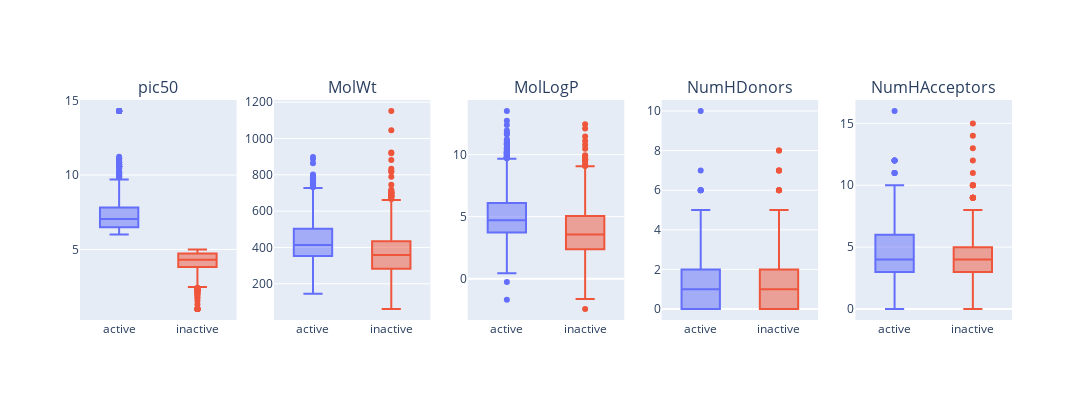

Notebook code cell kept with this figure:
### Code cell
plot_boxes(dfc[dfc['class']!='intermediate'],x_col="class",y_cols=features).show()

### Figure 1 — Plotly figure (JSON) as saved in the notebook; plotly's stock layout.template omitted (floating-point values rounded to 4 significant figures; data arrays with more than 128 entries replaced by an {"elided": "..."} marker saying what was removed)
{"data": [{"alignmentgroup": "True", "hovertemplate": "class=%{x}<br>pic50=%{y}<extra></extra>", "legendgroup": "active", "marker": {"color": "#636efa"}, "name": "active", "notched": false, "offsetgroup": "active", "orientation": "v", "showlegend": true, "type": "box", "x": {"elided": "2215 str values"}, "x0": " ", "xaxis": "x", "y": {"elided": "2215 float values"}, "y0": " ", "yaxis": "y"}, {"alignmentgroup": "True", "hovertemplate": "class=%{x}<br>pic50=%{y}<extra></extra>", "legendgroup": "inactive", "marker": {"color": "#EF553B"}, "name": "inactive", "notched": false, "offsetgroup": "inactive", "orientation": "v", "showlegend": true, "type": "box", "x": {"elided": "1594 str values"}, "x0": " ", "xaxis": "x", "y": {"elided": "1594 float values"}, "y0": " ", "yaxis": "y"}, {"alignmentgroup": "True", "hovertemplate": "class=%{x}<br>MolWt=%{y}<extra></extra>", "legendgroup": "active", "marker": {"color": "#636efa"}, "name": "active", "notched": false, "offsetgroup": "active", "orientation": "v", "showlegend": true, "type": "box", "x": {"elided": "2215 str values"}, "x0": " ", "xaxis": "x2", "y": {"elided": "2215 float values"}, "y0": " ", "yaxis": "y2"}, {"alignmentgroup": "True", "hovertemplate": "class=%{x}<br>MolWt=%{y}<extra></extra>", "legendgroup": "inactive", "marker": {"color": "#EF553B"}, "name": "inactive", "notched": false, "offsetgroup": "inactive", "orientation": "v", "showlegend": true, "type": "box", "x": {"elided": "1594 str values"}, "x0": " ", "xaxis": "x2", "y": {"elided": "1594 float values"}, "y0": " ", "yaxis": "y2"}, {"alignmentgroup": "True", "hovertemplate": "class=%{x}<br>MolLogP=%{y}<extra></extra>", "legendgroup": "active", "marker": {"color": "#636efa"}, "name": "active", "notched": false, "offsetgroup": "active", "orientation": "v", "showlegend": true, "type": "box", "x": {"elided": "2215 str values"}, "x0": " ", "xaxis": "x3", "y": {"elided": "2215 float values"}, "y0": " ", "yaxis": "y3"}, {"alignmentgroup": "True", "hovertemplate": "class=%{x}<br>MolLogP=%{y}<extra></extra>", "legendgroup": "inactive", "marker": {"color": "#EF553B"}, "name": "inactive", "notched": false, "offsetgroup": "inactive", "orientation": "v", "showlegend": true, "type": "box", "x": {"elided": "1594 str values"}, "x0": " ", "xaxis": "x3", "y": {"elided": "1594 float values"}, "y0": " ", "yaxis": "y3"}, {"alignmentgroup": "True", "hovertemplate": "class=%{x}<br>NumHDonors=%{y}<extra></extra>", "legendgroup": "active", "marker": {"color": "#636efa"}, "name": "active", "notched": false, "offsetgroup": "active", "orientation": "v", "showlegend": true, "type": "box", "x": {"elided": "2215 str values"}, "x0": " ", "xaxis": "x4", "y": {"elided": "2215 int values"}, "y0": " ", "yaxis": "y4"}, {"alignmentgroup": "True", "hovertemplate": "class=%{x}<br>NumHDonors=%{y}<extra></extra>", "legendgroup": "inactive", "marker": {"color": "#EF553B"}, "name": "inactive", "notched": false, "offsetgroup": "inactive", "orientation": "v", "showlegend": true, "type": "box", "x": {"elided": "1594 str values"}, "x0": " ", "xaxis": "x4", "y": {"elided": "1594 int values"}, "y0": " ", "yaxis": "y4"}, {"alignmentgroup": "True", "hovertemplate": "class=%{x}<br>NumHAcceptors=%{y}<extra></extra>", "legendgroup": "active", "marker": {"color": "#636efa"}, "name": "active", "notched": false, "offsetgroup": "active", "orientation": "v", "showlegend": true, "type": "box", "x": {"elided": "2215 str values"}, "x0": " ", "xaxis": "x5", "y": {"elided": "2215 int values"}, "y0": " ", "yaxis": "y5"}, {"alignmentgroup": "True", "hovertemplate": "class=%{x}<br>NumHAcceptors=%{y}<extra></extra>", "legendgroup": "inactive", "marker": {"color": "#EF553B"}, "name": "inactive", "notched": false, "offsetgroup": "inactive", "orientation": "v", "showlegend": true, "type": "box", "x": {"elided": "1594 str values"}, "x0": " ", "xaxis": "x5", "y": {"elided": "1594 int values"}, "y0": " ", "yaxis": "y5"}], "layout": {"annotations": [{"font": {"size": 16}, "showarrow": false, "text": "pic50", "x": 0.084, "xanchor": "center", "xref": "paper", "y": 1, "yanchor": "bottom", "yref": "paper"}, {"font": {"size": 16}, "showarrow": false, "text": "MolWt", "x": 0.292, "xanchor": "center", "xref": "paper", "y": 1, "yanchor": "bottom", "yref": "paper"}, {"font": {"size": 16}, "showarrow": false, "text": "MolLogP", "x": 0.5, "xanchor": "center", "xref": "paper", "y": 1, "yanchor": "bottom", "yref": "paper"}, {"font": {"size": 16}, "showarrow": false, "text": "NumHDonors", "x": 0.708, "xanchor": "center", "xref": "paper", "y": 1, "yanchor": "bottom", "yref": "paper"}, {"font": {"size": 16}, "showarrow": false, "text": "NumHAcceptors", "x": 0.916, "xanchor": "center", "xref": "paper", "y": 1, "yanchor": "bottom", "yref": "paper"}], "height": 400, "showlegend": false, "width": 1500, "xaxis": {"anchor": "y", "domain": [0, 0.168]}, "xaxis2": {"anchor": "y2", "domain": [0.208, 0.376]}, "xaxis3": {"anchor": "y3", "domain": [0.416, 0.584]}, "xaxis4": {"anchor": "y4", "domain": [0.624, 0.792]}, "xaxis5": {"anchor": "y5", "domain": [0.832, 1]}, "yaxis": {"anchor": "x", "domain": [0, 1]}, "yaxis2": {"anchor": "x2", "domain": [0, 1]}, "yaxis3": {"anchor": "x3", "domain": [0, 1]}, "yaxis4": {"anchor": "x4", "domain": [0, 1]}, "yaxis5": {"anchor": "x5", "domain": [0, 1]}}}
